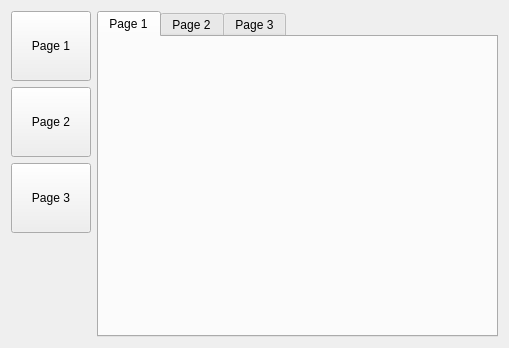
<?xml version="1.0" encoding="UTF-8"?>
<ui version="4.0">
 <class>MainWindow</class>
 <widget class="QMainWindow" name="MainWindow">
  <property name="geometry">
   <rect>
    <x>0</x>
    <y>0</y>
    <width>509</width>
    <height>348</height>
   </rect>
  </property>
  <property name="windowTitle">
   <string>MainWindow</string>
  </property>
  <property name="styleSheet">
   <string notr="true"/>
  </property>
  <widget class="QWidget" name="centralWidget">
   <layout class="QHBoxLayout" name="horizontalLayout">
    <item>
     <layout class="QVBoxLayout" name="verticalLayout">
      <item>
       <widget class="QPushButton" name="button1">
        <property name="minimumSize">
         <size>
          <width>70</width>
          <height>70</height>
         </size>
        </property>
        <property name="text">
         <string>Page 1</string>
        </property>
       </widget>
      </item>
      <item>
       <widget class="QPushButton" name="button2">
        <property name="minimumSize">
         <size>
          <width>70</width>
          <height>70</height>
         </size>
        </property>
        <property name="text">
         <string>Page 2</string>
        </property>
       </widget>
      </item>
      <item>
       <widget class="QPushButton" name="button3">
        <property name="minimumSize">
         <size>
          <width>70</width>
          <height>70</height>
         </size>
        </property>
        <property name="text">
         <string>Page 3</string>
        </property>
       </widget>
      </item>
      <item>
       <spacer name="verticalSpacer">
        <property name="orientation">
         <enum>Qt::Vertical</enum>
        </property>
        <property name="sizeHint" stdset="0">
         <size>
          <width>20</width>
          <height>40</height>
         </size>
        </property>
       </spacer>
      </item>
     </layout>
    </item>
    <item>
     <layout class="QVBoxLayout" name="verticalLayout_2">
      <item>
       <widget class="QTabWidget" name="tabWidget">
        <property name="currentIndex">
         <number>0</number>
        </property>
        <widget class="QWidget" name="tab1">
         <attribute name="title">
          <string>Page 1</string>
         </attribute>
        </widget>
        <widget class="QWidget" name="tab2">
         <attribute name="title">
          <string>Page 2</string>
         </attribute>
        </widget>
        <widget class="QWidget" name="tab3">
         <attribute name="title">
          <string>Page 3</string>
         </attribute>
        </widget>
       </widget>
      </item>
     </layout>
    </item>
   </layout>
  </widget>
 </widget>
 <layoutdefault spacing="6" margin="11"/>
 <resources/>
 <connections/>
</ui>
